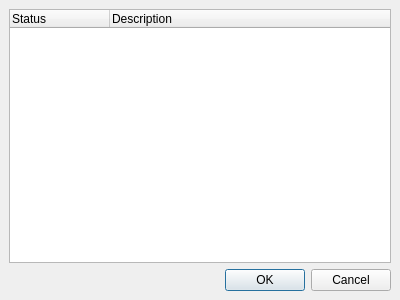
<ui version="4.0" >
 <class>Dialog</class>
 <widget class="QDialog" name="Dialog" >
  <property name="geometry" >
   <rect>
    <x>0</x>
    <y>0</y>
    <width>400</width>
    <height>300</height>
   </rect>
  </property>
  <property name="windowTitle" >
   <string>Game Browser</string>
  </property>
  <layout class="QGridLayout" >
   <property name="margin" >
    <number>9</number>
   </property>
   <property name="spacing" >
    <number>6</number>
   </property>
   <item row="0" column="0" >
    <widget class="QTreeWidget" name="treeWidget" >
     <column>
      <property name="text" >
       <string>Status</string>
      </property>
     </column>
     <column>
      <property name="text" >
       <string>Description</string>
      </property>
     </column>
    </widget>
   </item>
   <item row="1" column="0" >
    <widget class="QDialogButtonBox" name="buttonBox" >
     <property name="orientation" >
      <enum>Qt::Horizontal</enum>
     </property>
     <property name="standardButtons" >
      <set>QDialogButtonBox::Cancel|QDialogButtonBox::NoButton|QDialogButtonBox::Ok</set>
     </property>
    </widget>
   </item>
  </layout>
 </widget>
 <resources/>
 <connections>
  <connection>
   <sender>buttonBox</sender>
   <signal>accepted()</signal>
   <receiver>Dialog</receiver>
   <slot>accept()</slot>
   <hints>
    <hint type="sourcelabel" >
     <x>248</x>
     <y>254</y>
    </hint>
    <hint type="destinationlabel" >
     <x>157</x>
     <y>274</y>
    </hint>
   </hints>
  </connection>
  <connection>
   <sender>buttonBox</sender>
   <signal>rejected()</signal>
   <receiver>Dialog</receiver>
   <slot>reject()</slot>
   <hints>
    <hint type="sourcelabel" >
     <x>316</x>
     <y>260</y>
    </hint>
    <hint type="destinationlabel" >
     <x>286</x>
     <y>274</y>
    </hint>
   </hints>
  </connection>
 </connections>
</ui>
